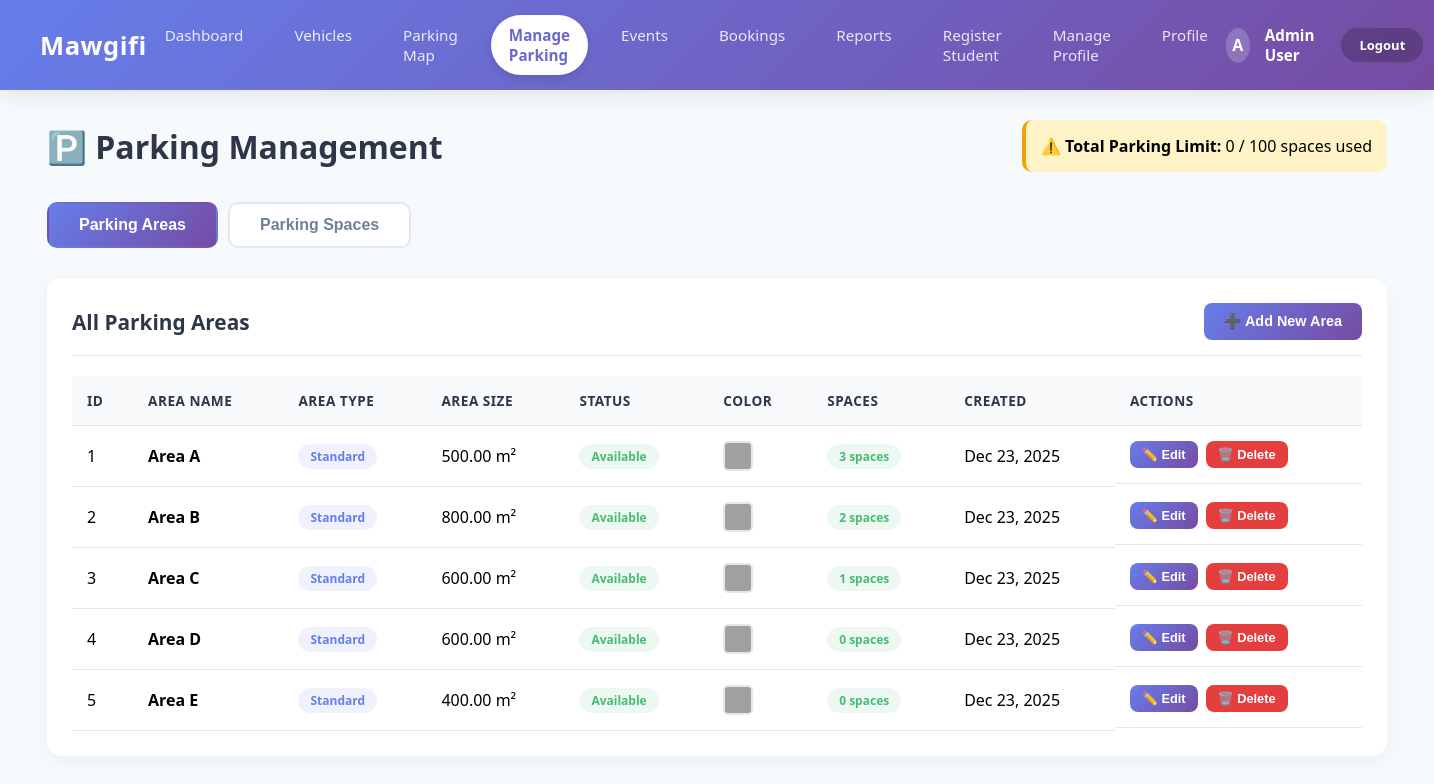
The page /admin/parking_management.php (signed in) on the database its author committed.
### tables this page shows
CREATE TABLE ParkingArea (
    area_id INT AUTO_INCREMENT PRIMARY KEY,
    Availability_id INT,
    area_name VARCHAR(100) NOT NULL,
    area_type VARCHAR(50),
    created_at TIMESTAMP DEFAULT CURRENT_TIMESTAMP,
    updated_at TIMESTAMP DEFAULT CURRENT_TIMESTAMP ON UPDATE CURRENT_TIMESTAMP,
    AreaSize DECIMAL(10, 2),
    FOREIGN KEY (Availability_id) REFERENCES Availability(Availability_id) ON DELETE SET NULL ON UPDATE CASCADE
);

### admin/parking_management.php (the view, shortened to what this page needs)
<?php
$username = $_SESSION['username'] ?? 'Administrator';
$conn = getDBConnection();
$areas = [];
if ($conn) {
    $sql = "SELECT pa.*,
            (SELECT COUNT(*) FROM ParkingSpace ps WHERE ps.area_id = pa.area_id) as space_count
            FROM ParkingArea pa
            ORDER BY pa.area_name";
    $result = $conn->query($sql);
    if ($result) {
        while ($row = $result->fetch_assoc()) {
            $areas[] = $row;
        }
    }
}
?>
<!DOCTYPE html>
<html lang="en">
<head>
</head>
<body>
    <nav class="navbar">
        <div class="brand">Mawgifi</div>
        <div class="nav-links">
            <a href="../Moudel1/Admin.php?view=dashboard">Dashboard</a>
            <a href="../modules/membership/index.php">Vehicles</a>
            <a href="../modules/parking/index.php">Parking Map</a>
            <a href="parking_management.php" class="active">Manage Parking</a>
            <a href="event_management.php">Events</a>
            <a href="../modules/booking/index.php">Bookings</a>
            <a href="../Moudel1/Admin.php?view=reports">Reports</a>
            <a href="../Moudel1/Admin.php?view=register">Register Student</a>
            <a href="../Moudel1/Admin.php?view=manage">Manage Profile</a>
            <a href="../Moudel1/Admin.php?view=profile">Profile</a>
        </div>
        <div class="user-profile">
            <div class="avatar-circle"><?php echo strtoupper(substr($username, 0, 1)); ?></div>
            <span class="user-name"><?php echo htmlspecialchars($username); ?></span>
            <a href="../logout.php" class="logout-btn">Logout</a>
        </div>
    </nav>
    <div class="container">
        <div class="page-header">
            <h1>🅿️ Parking Management</h1>
            <div style="background: #fef3c7; padding: 15px; border-radius: 10px; border-left: 4px solid #f59e0b;">
                <strong>⚠️ Total Parking Limit:</strong> <span id="totalSpaceCount">0</span> / 100 spaces used
            </div>
        </div>
        <div class="tabs">
            <button type="button" class="tab-btn active" data-tab="areas">Parking Areas</button>
            <button type="button" class="tab-btn" data-tab="spaces">Parking Spaces</button>
        </div>
        <div id="areas-tab" class="tab-content active">
            <div class="card">
                <div class="card-header">
                    <h2>All Parking Areas</h2>
                    <button type="button" class="btn btn-primary" onclick="openAreaModal()">
                        ➕ Add New Area
                    </button>
                </div>
                <div class="table-container">
                    <?php if (empty($areas)): ?>
                        <div class="empty-state">
                            <svg xmlns="http://www.w3.org/2000/svg" fill="none" viewBox="0 0 24 24" stroke="currentColor">
                                <path stroke-linecap="round" stroke-linejoin="round" stroke-width="2"
                                    d="M19 21V5a2 2 0 00-2-2H7a2 2 0 00-2 2v16m14 0h2m-2 0h-5m-9 0H3m2 0h5M9 7h1m-1 4h1m4-4h1m-1 4h1m-5 10v-5a1 1 0 011-1h2a1 1 0 011 1v5m-4 0h4" />
                            </svg>
                            <p>No parking areas found. Click "Add New Area" to create one.</p>
                        </div>
                    <?php else: ?>
                        <table>
                            <thead>
                                <tr>
                                    <th>ID</th>
                                    <th>Area Name</th>
                                    <th>Area Type</th>
                                    <th>Area Size</th>
                                    <th>Status</th>
                                    <th>Color</th>
                                    <th>Spaces</th>
                                    <th>Created</th>
                                    <th>Actions</th>
                                </tr>
                            </thead>
                            <tbody>
                                <?php foreach ($areas as $area): ?>
                                    <tr>
                                        <td><?php echo $area['area_id']; ?></td>
                                        <td><strong><?php echo htmlspecialchars($area['area_name']); ?></strong></td>
                                        <td>
                                            <span class="badge badge-primary">
                                                <?php echo htmlspecialchars($area['area_type'] ?? 'Standard'); ?>
                                            </span>
                                        </td>
                                        <td><?php echo $area['AreaSize'] ? $area['AreaSize'] . ' m²' : 'N/A'; ?></td>
                                        <td>
                                            <?php
                                            $status = $area['area_status'] ?? 'available';
                                            $statusColor = 'success';
                                            $statusText = ucwords(str_replace('_', ' ', $status));
                                            ?>
                                            <span
                                                class="badge badge-<?php echo $statusColor; ?>"><?php echo $statusText; ?></span>
                                        </td>
                                        <td>
                                            <div
                                                style="width: 30px; height: 30px; background-color: <?php echo htmlspecialchars($area['area_color'] ?? '#a0a0a0'); ?>; border-radius: 5px; border: 2px solid #e2e8f0;">
                                            </div>
                                        </td>
                                        <td><span class="badge badge-success"><?php echo $area['space_count']; ?> spaces</span>
                                        </td>
                                        <td><?php echo date('M j, Y', strtotime($area['created_at'])); ?></td>
                                        <td class="action-btns">
                                            <button type="button" class="btn btn-primary btn-sm"
                                                onclick='editArea(<?php echo htmlspecialchars(json_encode($area), ENT_QUOTES, "UTF-8"); ?>)'>
                                                ✏️ Edit
                                            </button>
                                            <button type="button" class="btn btn-danger btn-sm"
                                                onclick="deleteArea(<?php echo $area['area_id']; ?>, '<?php echo htmlspecialchars($area['area_name'], ENT_QUOTES); ?>')">
                                                🗑️ Delete
                                            </button>
                                        </td>
                                    </tr>
                                <?php endforeach; ?>
                            </tbody>
                        </table>
                    <?php endif; ?>
                </div>
            </div>
        </div>
    </div>
    <div class="toast" id="toast"></div>
</body>
</html>

### admin/parking_management.php (style rules this page uses)
:root { --primary-grad: linear-gradient(135deg, #667eea 0%, #764ba2 100%); --primary-color: #667eea; --secondary-color: #764ba2; --text-dark: #2d3748; --text-light: #718096; --bg-light: #f7fafc; --success: #48bb78; --danger: #e53e3e; --warning: #ed8936; }
* { margin: 0; padding: 0; box-sizing: border-box; }
body { font-family: 'Segoe UI', system-ui, -apple-system, sans-serif; background: var(--bg-light); }
.navbar { background: var(--primary-grad); color: white; padding: 15px 40px; display: flex; justify-content: space-between; align-items: center; box-shadow: 0 4px 20px rgba(0, 0, 0, 0.1); }
.navbar .brand { font-size: 1.6rem; font-weight: 800; letter-spacing: 0.5px; }
.nav-links { display: flex; gap: 15px; }
.nav-links a { color: rgba(255, 255, 255, 0.85); text-decoration: none; font-weight: 500; padding: 10px 18px; border-radius: 50px; transition: all 0.3s ease; font-size: 0.95rem; }
.nav-links a.active { background: white; color: #6a67ce; font-weight: 700; box-shadow: 0 4px 10px rgba(0, 0, 0, 0.1); }
.user-profile { display: flex; align-items: center; gap: 15px; }
.user-name { font-weight: 600; font-size: 0.95rem; }
.avatar-circle { width: 35px; height: 35px; background: rgba(255, 255, 255, 0.2); border-radius: 50%; display: flex; align-items: center; justify-content: center; font-weight: bold; }
.logout-btn { background: rgba(0, 0, 0, 0.2); color: white; border: 1px solid rgba(255, 255, 255, 0.1); padding: 8px 18px; border-radius: 20px; cursor: pointer; text-decoration: none; font-size: 13px; font-weight: 600; transition: all 0.3s; }
.container { max-width: 1400px; margin: 30px auto; padding: 0 30px; }
.page-header { display: flex; justify-content: space-between; align-items: center; margin-bottom: 30px; }
.page-header h1 { font-size: 2rem; color: var(--text-dark); }
.tabs { display: flex; gap: 10px; margin-bottom: 30px; }
.tab-btn { padding: 12px 30px; background: white; border: 2px solid #e2e8f0; border-radius: 10px; font-size: 1rem; font-weight: 600; color: var(--text-light); cursor: pointer; transition: all 0.3s; }
.tab-btn.active { background: var(--primary-grad); color: white; border-color: transparent; }
.tab-content { display: none; }
.tab-content.active { display: block; }
.card { background: white; border-radius: 15px; box-shadow: 0 5px 20px rgba(0, 0, 0, 0.05); padding: 25px; margin-bottom: 25px; }
.card-header { display: flex; justify-content: space-between; align-items: center; margin-bottom: 20px; padding-bottom: 15px; border-bottom: 1px solid #e2e8f0; }
.card-header h2 { font-size: 1.3rem; color: var(--text-dark); }
.btn { padding: 10px 20px; border: none; border-radius: 8px; font-size: 0.9rem; font-weight: 600; cursor: pointer; transition: all 0.3s; text-decoration: none; display: inline-flex; align-items: center; gap: 8px; }
.btn-primary { background: var(--primary-grad); color: white; }
.btn-danger { background: var(--danger); color: white; }
.btn-sm { padding: 6px 12px; font-size: 0.8rem; }
.table-container { overflow-x: auto; }
table { width: 100%; border-collapse: collapse; }
th, td { padding: 15px; text-align: left; border-bottom: 1px solid #e2e8f0; }
th { background: #f8fafc; font-weight: 600; color: var(--text-dark); font-size: 0.85rem; text-transform: uppercase; letter-spacing: 0.5px; }
.badge { display: inline-block; padding: 4px 12px; border-radius: 20px; font-size: 0.75rem; font-weight: 600; }
.badge-primary { background: rgba(102, 126, 234, 0.1); color: var(--primary-color); }
.badge-success { background: rgba(72, 187, 120, 0.1); color: var(--success); }
.action-btns { display: flex; gap: 8px; }
.toast { position: fixed; bottom: 30px; right: 30px; padding: 15px 25px; border-radius: 10px; color: white; font-weight: 600; z-index: 2000; transform: translateX(150%); transition: transform 0.3s ease; }

### rows shown on the page
parkingarea: area_id "1", area_name "Area A", area_type "Standard", AreaSize "500.00", statusText "Available", space_count "3", created_at "Dec 23, 2025"
parkingarea: area_id "2", area_name "Area B", area_type "Standard", AreaSize "800.00", statusText "Available", space_count "2", created_at "Dec 23, 2025"
parkingarea: area_id "3", area_name "Area C", area_type "Standard", AreaSize "600.00", statusText "Available", space_count "1", created_at "Dec 23, 2025"
parkingarea: area_id "4", area_name "Area D", area_type "Standard", AreaSize "600.00", statusText "Available", space_count "0", created_at "Dec 23, 2025"
parkingarea: area_id "5", area_name "Area E", area_type "Standard", AreaSize "400.00", statusText "Available", space_count "0", created_at "Dec 23, 2025"

### other values the page prints
substr($username, 0, 1) "A"
$username "Admin User"
